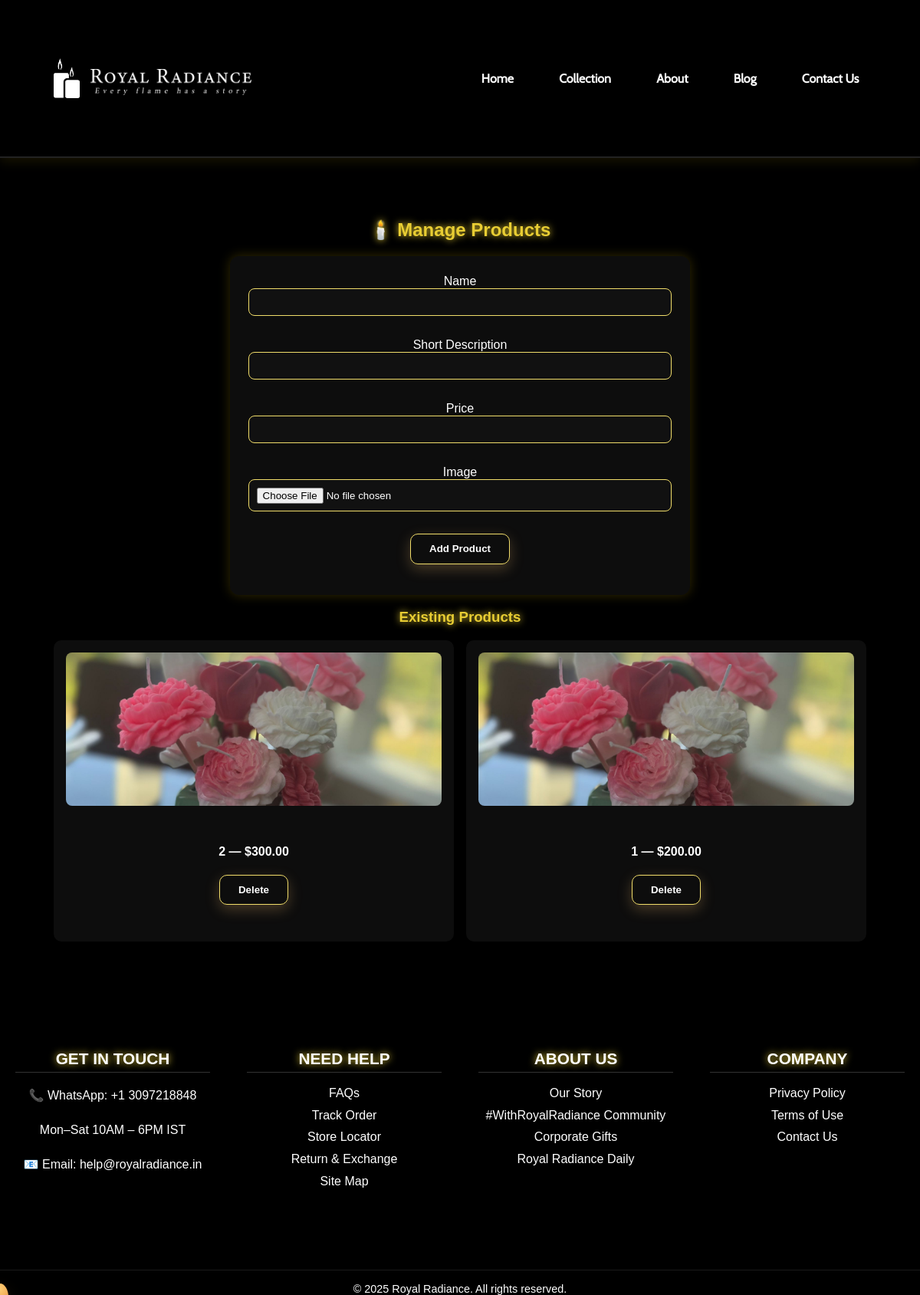
/admin/products (signed in), run on an earlier commit of the app's database.
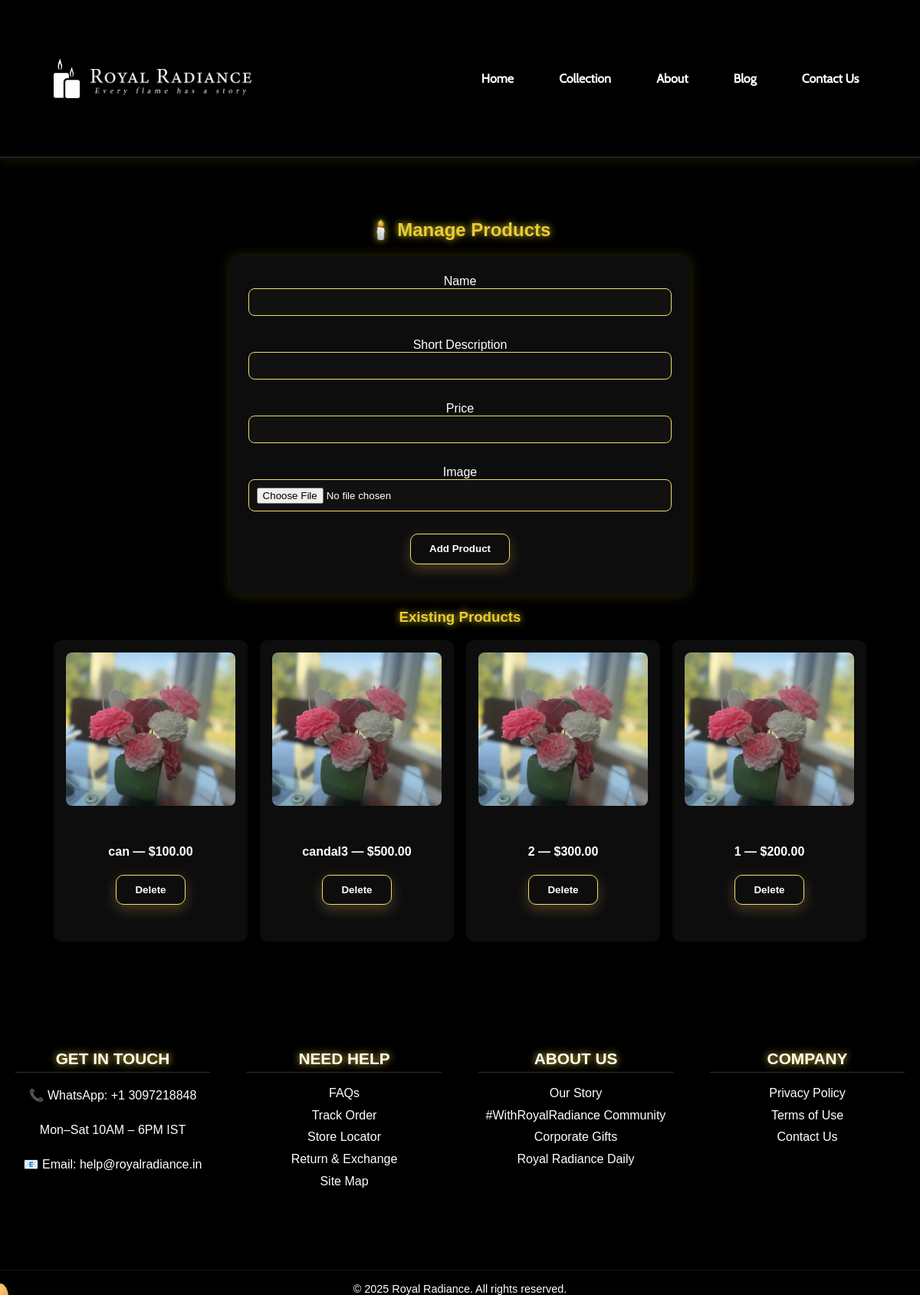
And on a later commit of the database.
### models.py (models this page shows)
class Product(db.Model):
    id = db.Column(db.Integer, primary_key=True)
    name = db.Column(db.String(140), nullable=False)
    short_desc = db.Column(db.String(280))
    price = db.Column(db.Float, nullable=False, default=0.0)
    image = db.Column(db.String(300))
    created_at = db.Column(db.DateTime, default=datetime.utcnow)

### app.py (the view, shortened to what this page needs)
    @app.route('/admin/products', methods=['GET', 'POST'])
    @admin_required
    def admin_products():
        prods = Product.query.order_by(Product.created_at.desc()).all()
        return render_template('admin_products.html', products=prods)

### app.py (called while the page is built)
def admin_required(fn):
    @wraps(fn)
    def wrapper(*a, **kw):
        if session.get('admin_logged'):
            return fn(*a, **kw)
        flash('You must log in as admin to access that page.', 'warning')
        return redirect(url_for('admin_login'))
    return wrapper

### templates/admin_products.html (shortened to what this page needs)
{% extends "base.html" %}
{% block content %}
<section class="wrap">
  <h2>🕯️ Manage Products</h2>
  <form method="post" enctype="multipart/form-data" class="admin-form">
    <label>Name <input name="name" required></label>
    <label>Short Description <input name="short_desc"></label>
    <label>Price <input name="price" type="number" step="0.01"></label>
    <label>Image <input name="image" type="file"></label>
    <button class="btn glow" type="submit">Add Product</button>
  </form>
  <h3>Existing Products</h3>
  <div class="grid products-grid">
    {% for p in products %}
      <div class="card">
       <img src="{{ url_for('static', filename='images/uploads/' + p.image) }}" alt="{{ p.name }}"onerror="this.src='{{ url_for('static', filename='images/item (0).jpg') }}'">
<div class="card-body">
          <h4>{{ p.name }} — ${{ "%.2f"|format(p.price) }}</h4>
          <form method="post" action="{{ url_for('admin_products_delete', pid=p.id) }}" onsubmit="return confirm('Delete?');">
            <button class="btn small danger">Delete</button>
          </form>
        </div>
      </div>
    {% endfor %}
  </div>
</section>
{% endblock %}

What changed in the data, as far as the page shows it:
added Product: name "can", price "100.00"
added Product: name "candal3", price "500.00"
